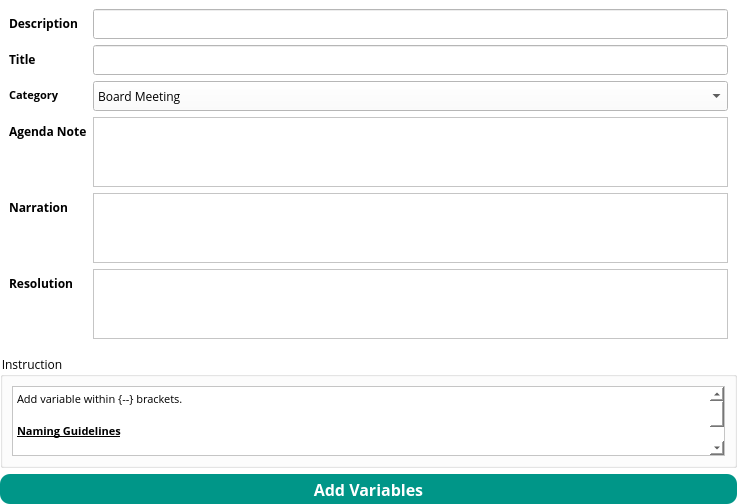
<?xml version="1.0" encoding="UTF-8"?>
<ui version="4.0">
 <class>Form</class>
 <widget class="QWidget" name="Form">
  <property name="geometry">
   <rect>
    <x>0</x>
    <y>0</y>
    <width>737</width>
    <height>498</height>
   </rect>
  </property>
  <property name="windowTitle">
   <string>Add Resolution</string>
  </property>
  <property name="windowIcon">
   <iconset>
    <normaloff>../Icon/logo.png</normaloff>../Icon/logo.png</iconset>
  </property>
  <property name="styleSheet">
   <string notr="true">background-color: rgb(255, 255, 255);</string>
  </property>
  <layout class="QGridLayout" name="gridLayout_2">
   <property name="leftMargin">
    <number>0</number>
   </property>
   <property name="topMargin">
    <number>0</number>
   </property>
   <property name="rightMargin">
    <number>0</number>
   </property>
   <property name="bottomMargin">
    <number>0</number>
   </property>
   <item row="0" column="0">
    <widget class="QWidget" name="widget" native="true">
     <property name="font">
      <font>
       <family>Open Sans</family>
      </font>
     </property>
     <layout class="QFormLayout" name="formLayout">
      <item row="0" column="0">
       <widget class="QLabel" name="DescriptonLabel">
        <property name="font">
         <font>
          <family>Open Sans</family>
          <stylestrategy>PreferAntialias</stylestrategy>
         </font>
        </property>
        <property name="text">
         <string>&lt;html&gt;&lt;head/&gt;&lt;body&gt;&lt;p&gt;&lt;span style=&quot; font-weight:600;&quot;&gt;Description&lt;/span&gt;&lt;/p&gt;&lt;/body&gt;&lt;/html&gt;</string>
        </property>
       </widget>
      </item>
      <item row="0" column="1">
       <widget class="QLineEdit" name="DescriptionInput">
        <property name="sizePolicy">
         <sizepolicy hsizetype="Expanding" vsizetype="Expanding">
          <horstretch>0</horstretch>
          <verstretch>0</verstretch>
         </sizepolicy>
        </property>
        <property name="font">
         <font>
          <family>Open Sans</family>
          <pointsize>11</pointsize>
          <stylestrategy>PreferAntialias</stylestrategy>
         </font>
        </property>
       </widget>
      </item>
      <item row="1" column="0">
       <widget class="QLabel" name="TitleLabel">
        <property name="font">
         <font>
          <family>Open Sans</family>
          <stylestrategy>PreferAntialias</stylestrategy>
         </font>
        </property>
        <property name="text">
         <string>&lt;html&gt;&lt;head/&gt;&lt;body&gt;&lt;p&gt;&lt;span style=&quot; font-weight:600;&quot;&gt;Title&lt;/span&gt;&lt;/p&gt;&lt;/body&gt;&lt;/html&gt;</string>
        </property>
       </widget>
      </item>
      <item row="1" column="1">
       <widget class="QLineEdit" name="TitleInput">
        <property name="sizePolicy">
         <sizepolicy hsizetype="Expanding" vsizetype="Expanding">
          <horstretch>0</horstretch>
          <verstretch>0</verstretch>
         </sizepolicy>
        </property>
        <property name="font">
         <font>
          <family>Open Sans</family>
          <pointsize>11</pointsize>
          <stylestrategy>PreferAntialias</stylestrategy>
         </font>
        </property>
       </widget>
      </item>
      <item row="4" column="0">
       <widget class="QLabel" name="NarrationLabel">
        <property name="font">
         <font>
          <family>Open Sans</family>
          <stylestrategy>PreferAntialias</stylestrategy>
         </font>
        </property>
        <property name="text">
         <string>&lt;html&gt;&lt;head/&gt;&lt;body&gt;&lt;p&gt;&lt;span style=&quot; font-weight:600;&quot;&gt;Narration&lt;/span&gt;&lt;/p&gt;&lt;/body&gt;&lt;/html&gt;</string>
        </property>
       </widget>
      </item>
      <item row="4" column="1">
       <widget class="QTextEdit" name="NarrationInput">
        <property name="font">
         <font>
          <family>Open Sans</family>
          <pointsize>10</pointsize>
          <stylestrategy>PreferAntialias</stylestrategy>
         </font>
        </property>
       </widget>
      </item>
      <item row="5" column="0">
       <widget class="QLabel" name="ResolutionLabel">
        <property name="font">
         <font>
          <family>Open Sans</family>
          <stylestrategy>PreferAntialias</stylestrategy>
         </font>
        </property>
        <property name="text">
         <string>&lt;html&gt;&lt;head/&gt;&lt;body&gt;&lt;p&gt;&lt;span style=&quot; font-weight:600;&quot;&gt;Resolution&lt;/span&gt;&lt;/p&gt;&lt;/body&gt;&lt;/html&gt;</string>
        </property>
       </widget>
      </item>
      <item row="5" column="1">
       <widget class="QTextEdit" name="ResolutionInput">
        <property name="font">
         <font>
          <family>Open Sans</family>
          <pointsize>10</pointsize>
          <stylestrategy>PreferAntialias</stylestrategy>
         </font>
        </property>
       </widget>
      </item>
      <item row="3" column="0">
       <widget class="QLabel" name="label_2">
        <property name="font">
         <font>
          <family>Open Sans</family>
          <weight>75</weight>
          <bold>true</bold>
          <stylestrategy>PreferAntialias</stylestrategy>
         </font>
        </property>
        <property name="text">
         <string>Agenda Note</string>
        </property>
       </widget>
      </item>
      <item row="3" column="1">
       <widget class="QTextEdit" name="summary">
        <property name="font">
         <font>
          <family>Open Sans</family>
          <pointsize>10</pointsize>
          <stylestrategy>PreferAntialias</stylestrategy>
         </font>
        </property>
       </widget>
      </item>
      <item row="2" column="1">
       <widget class="QComboBox" name="category">
        <property name="sizePolicy">
         <sizepolicy hsizetype="Expanding" vsizetype="Expanding">
          <horstretch>0</horstretch>
          <verstretch>0</verstretch>
         </sizepolicy>
        </property>
        <property name="minimumSize">
         <size>
          <width>0</width>
          <height>30</height>
         </size>
        </property>
        <property name="font">
         <font>
          <family>Open Sans</family>
          <stylestrategy>PreferAntialias</stylestrategy>
         </font>
        </property>
        <item>
         <property name="text">
          <string>Board Meeting</string>
         </property>
        </item>
        <item>
         <property name="text">
          <string>General Meeting</string>
         </property>
        </item>
       </widget>
      </item>
      <item row="2" column="0">
       <widget class="QLabel" name="label">
        <property name="font">
         <font>
          <family>Open Sans</family>
          <pointsize>8</pointsize>
          <weight>75</weight>
          <bold>true</bold>
          <stylestrategy>PreferAntialias</stylestrategy>
         </font>
        </property>
        <property name="text">
         <string>Category</string>
        </property>
       </widget>
      </item>
     </layout>
    </widget>
   </item>
   <item row="1" column="0">
    <widget class="QGroupBox" name="groupBox">
     <property name="font">
      <font>
       <family>Open Sans</family>
       <stylestrategy>PreferAntialias</stylestrategy>
      </font>
     </property>
     <property name="title">
      <string>Instruction</string>
     </property>
     <layout class="QGridLayout" name="gridLayout">
      <item row="0" column="0">
       <widget class="QTextBrowser" name="textBrowser">
        <property name="font">
         <font>
          <family>Open Sans</family>
          <stylestrategy>PreferAntialias</stylestrategy>
         </font>
        </property>
        <property name="html">
         <string>&lt;!DOCTYPE HTML PUBLIC &quot;-//W3C//DTD HTML 4.0//EN&quot; &quot;http://www.w3.org/TR/REC-html40/strict.dtd&quot;&gt;
&lt;html&gt;&lt;head&gt;&lt;meta name=&quot;qrichtext&quot; content=&quot;1&quot; /&gt;&lt;style type=&quot;text/css&quot;&gt;
p, li { white-space: pre-wrap; }
&lt;/style&gt;&lt;/head&gt;&lt;body style=&quot; font-family:'Open Sans'; font-size:8.25pt; font-weight:400; font-style:normal;&quot;&gt;
&lt;p style=&quot; margin-top:0px; margin-bottom:0px; margin-left:0px; margin-right:0px; -qt-block-indent:0; text-indent:0px;&quot;&gt;&lt;span style=&quot; font-family:'MS Shell Dlg 2';&quot;&gt;Add variable within {--} brackets. &lt;/span&gt;&lt;/p&gt;
&lt;p style=&quot;-qt-paragraph-type:empty; margin-top:0px; margin-bottom:0px; margin-left:0px; margin-right:0px; -qt-block-indent:0; text-indent:0px; font-family:'MS Shell Dlg 2';&quot;&gt;&lt;br /&gt;&lt;/p&gt;
&lt;p style=&quot; margin-top:0px; margin-bottom:0px; margin-left:0px; margin-right:0px; -qt-block-indent:0; text-indent:0px;&quot;&gt;&lt;span style=&quot; font-family:'MS Shell Dlg 2'; font-weight:600; text-decoration: underline;&quot;&gt;Naming Guidelines&lt;/span&gt;&lt;/p&gt;
&lt;p style=&quot;-qt-paragraph-type:empty; margin-top:0px; margin-bottom:0px; margin-left:0px; margin-right:0px; -qt-block-indent:0; text-indent:0px; font-family:'MS Shell Dlg 2'; font-weight:600; text-decoration: underline;&quot;&gt;&lt;br /&gt;&lt;/p&gt;
&lt;p style=&quot; margin-top:0px; margin-bottom:0px; margin-left:0px; margin-right:0px; -qt-block-indent:0; text-indent:0px;&quot;&gt;&lt;span style=&quot; font-family:'MS Shell Dlg 2';&quot;&gt;1. Do not use Space for variable. Instead use underscore '_'.&lt;/span&gt;&lt;/p&gt;
&lt;p style=&quot; margin-top:0px; margin-bottom:0px; margin-left:0px; margin-right:0px; -qt-block-indent:0; text-indent:0px;&quot;&gt;&lt;span style=&quot; font-family:'MS Shell Dlg 2';&quot;&gt;2. Variable will be used for query from user. Use sensible variable name.&lt;/span&gt;&lt;/p&gt;
&lt;p style=&quot;-qt-paragraph-type:empty; margin-top:0px; margin-bottom:0px; margin-left:0px; margin-right:0px; -qt-block-indent:0; text-indent:0px; font-family:'MS Shell Dlg 2';&quot;&gt;&lt;br /&gt;&lt;/p&gt;&lt;/body&gt;&lt;/html&gt;</string>
        </property>
       </widget>
      </item>
     </layout>
    </widget>
   </item>
   <item row="2" column="0">
    <widget class="QWidget" name="ButtonGroup" native="true">
     <property name="minimumSize">
      <size>
       <width>0</width>
       <height>30</height>
      </size>
     </property>
     <property name="maximumSize">
      <size>
       <width>16777215</width>
       <height>30</height>
      </size>
     </property>
     <property name="font">
      <font>
       <family>Open Sans</family>
      </font>
     </property>
     <layout class="QHBoxLayout" name="horizontalLayout_3">
      <property name="leftMargin">
       <number>0</number>
      </property>
      <property name="topMargin">
       <number>0</number>
      </property>
      <property name="rightMargin">
       <number>0</number>
      </property>
      <property name="bottomMargin">
       <number>0</number>
      </property>
      <item>
       <widget class="QPushButton" name="AddVariables">
        <property name="sizePolicy">
         <sizepolicy hsizetype="Minimum" vsizetype="Expanding">
          <horstretch>0</horstretch>
          <verstretch>0</verstretch>
         </sizepolicy>
        </property>
        <property name="font">
         <font>
          <family>Open Sans</family>
          <pointsize>12</pointsize>
          <weight>75</weight>
          <bold>true</bold>
          <stylestrategy>PreferAntialias</stylestrategy>
         </font>
        </property>
        <property name="styleSheet">
         <string notr="true">color: rgb(255, 255, 255);
background-color:rgb(0,150,136);
border-radius:10;</string>
        </property>
        <property name="text">
         <string>Add Variables</string>
        </property>
       </widget>
      </item>
     </layout>
    </widget>
   </item>
  </layout>
 </widget>
 <resources/>
 <connections/>
</ui>
